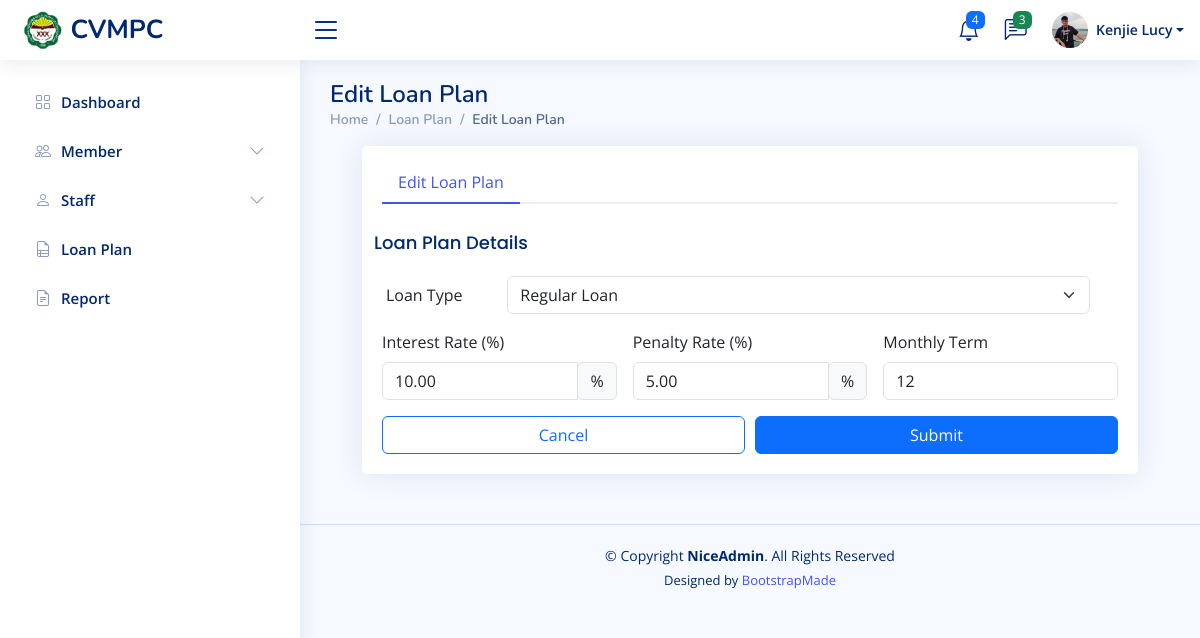
Page /admin/edit-loan-plan.php?loan_plan_id=1 (signed in) on the committed database.
### tables this page shows
CREATE TABLE `loan_plan` (
  `loan_plan_id` int(11) NOT NULL,
  `interest_rate` decimal(5,2) DEFAULT NULL,
  `penalty_rate` decimal(5,2) DEFAULT NULL,
  `monthly_term` int(11) DEFAULT NULL,
  `loan_type_id` int(11) DEFAULT NULL,
  `status` enum('Active','Deactivated') NOT NULL
);

CREATE TABLE `loan_types` (
  `loan_type_id` int(11) NOT NULL,
  `type_name` varchar(45) DEFAULT NULL,
  `description` varchar(255) DEFAULT NULL
);

### admin/edit-loan-plan.php (the view, shortened to what this page needs)
<?php
require '../includes/function.php';
$loan_plan_id = isset($_GET['loan_plan_id']) ? intval($_GET['loan_plan_id']) : 0;
$loanPlan = $pdo->prepare("SELECT * FROM loan_plan WHERE loan_plan_id = :loan_plan_id");
$loanPlan->execute(['loan_plan_id' => $loan_plan_id]);
$loanPlanData = $loanPlan->fetch(PDO::FETCH_ASSOC);
$loanTypes = $pdo->query("SELECT loan_type_id, type_name FROM loan_types")->fetchAll();
?>
<!DOCTYPE html>
<html lang="en">
<?php require '../includes/head.php'; ?>
<body>
    <?php require '../includes/header.php'; ?>
    <?php require '../includes/navbar.php'; ?>
    <main id="main" class="main">
        <div class="pagetitle">
            <h1>Edit Loan Plan</h1>
            <nav>
                <ol class="breadcrumb">
                    <li class="breadcrumb-item"><a href="index.html">Home</a></li>
                    <li class="breadcrumb-item">Loan Plan</li>
                    <li class="breadcrumb-item active">Edit Loan Plan</li>
                </ol>
            </nav>
        </div>
        <section class="section" style="display: flex; justify-content: center;">
            <div class="row" style="width: 100%;">
                <div class="col-xl-8" style="margin: 0 auto; width: 100%; max-width: 800px;">
                    <div class="card">
                        <div class="card-body pt-3">
                            <ul class="nav nav-tabs nav-tabs-bordered">
                                <li class="nav-item">
                                    <button class="nav-link active" data-bs-toggle="tab" data-bs-target="#edit-loan-plan">Edit Loan Plan</button>
                                </li>
                            </ul>
                            <div class="tab-content pt-2">
                                <div class="tab-pane fade show active profile-overview" id="edit-loan-plan">
                                    <form action="../check.php" method="POST" class="row g-3 needs-validation" novalidate>
                                        <h5 class="card-title">Loan Plan Details</h5>
                                        <div class="row mb-12">
                                            <label class="col-sm-2 col-form-label">Loan Type</label>
                                            <div class="col-sm-10">
                                                <select class="form-select" name="loan-type" required>
                                                    <?php foreach ($loanTypes as $loanType): ?>
                                                        <option value="<?= htmlspecialchars($loanType['loan_type_id']) ?>" <?= $loanType['loan_type_id'] == $loanPlanData['loan_type_id'] ? 'selected' : '' ?>>
                                                            <?= htmlspecialchars($loanType['type_name']) ?>
                                                        </option>
                                                    <?php endforeach; ?>
                                                </select>
                                            </div>
                                        </div>
                                        <div class="col-md-4">
                                            <label for="interest-rate" class="form-label">Interest Rate (%)</label>
                                            <div class="input-group">
                                                <input type="number" name="interest-rate" class="form-control" id="interest-rate" placeholder="Enter rate" step="0.01" value="<?= htmlspecialchars($loanPlanData['interest_rate']) ?>" required>
                                                <div class="input-group-append">
                                                    <span class="input-group-text">%</span>
                                                </div>
                                            </div>
                                        </div>
                                        <div class="col-md-4">
                                            <label for="penalty-rate" class="form-label">Penalty Rate (%)</label>
                                            <div class="input-group">
                                                <input type="number" name="penalty-rate" class="form-control" id="penalty-rate" placeholder="Enter rate" step="0.01" value="<?= htmlspecialchars($loanPlanData['penalty_rate']) ?>" required>
                                                <div class="input-group-append">
                                                    <span class="input-group-text">%</span>
                                                </div>
                                            </div>
                                        </div>
                                        <div class="col-md-4">
                                            <label for="monthly-term" class="form-label">Monthly Term</label>
                                            <input type="number" name="monthly-term" class="form-control" id="monthly-term" value="<?= htmlspecialchars($loanPlanData['monthly_term']) ?>" required>
                                        </div>
                                        <div class="col-12" style="display: flex; justify-content: center; gap: 10px;">
                                            <button onclick="window.location.href='loan-plan.php';" type="button" class="btn btn-outline-primary" style="flex: 1;">Cancel</button>
                                            <button class="btn btn-primary" type="submit" name="editLoanPlan" style="flex: 1;">Submit</button>
                                        </div>
                                    </form>
                                </div>
                            </div>
                        </div>
                    </div>
                </div>
            </div>
        </section>
    </main>
    <?php require '../includes/footer.php'; ?>
</body>
</html>

### assets/css/style.css (style rules this page uses)
:root { scroll-behavior: smooth; }
body { font-family: "Open Sans", sans-serif; background: #f6f9ff; color: #444444; }
a { color: #4154f1; text-decoration: none; }
h1, h2, h3, h4, h5, h6 { font-family: "Nunito", sans-serif; }
#main { margin-top: 60px; padding: 20px 30px; transition: all 0.3s; }
.pagetitle { margin-bottom: 10px; }
.pagetitle h1 { font-size: 24px; margin-bottom: 0; font-weight: 600; color: #012970; }
.card { margin-bottom: 30px; border: none; border-radius: 5px; box-shadow: 0px 0 30px rgba(1, 41, 112, 0.1); }
.card-title { padding: 20px 0 15px 0; font-size: 18px; font-weight: 500; color: #012970; font-family: "Poppins", sans-serif; }
.card-body { padding: 0 20px 20px 20px; }
.breadcrumb { font-size: 14px; font-family: "Nunito", sans-serif; color: #899bbd; font-weight: 600; }
.breadcrumb a { color: #899bbd; transition: 0.3s; }
.breadcrumb .breadcrumb-item::before { color: #899bbd; }
.breadcrumb .active { color: #51678f; font-weight: 600; }
.nav-tabs-bordered { border-bottom: 2px solid #ebeef4; }
.nav-tabs-bordered .nav-link { margin-bottom: -2px; border: none; color: #2c384e; }
.nav-tabs-bordered .nav-link.active { background-color: #fff; color: #4154f1; border-bottom: 2px solid #4154f1; }
@media (min-width: 1200px) { #main, #footer { margin-left: 300px; } }

### rows in the picture
loan_plan: loan-type "Regular Loan", interest-rate "10.00", penalty-rate "5.00", monthly-term "12"

### other values in the picture
$header_formatted_name "Kenjie Lucy"
